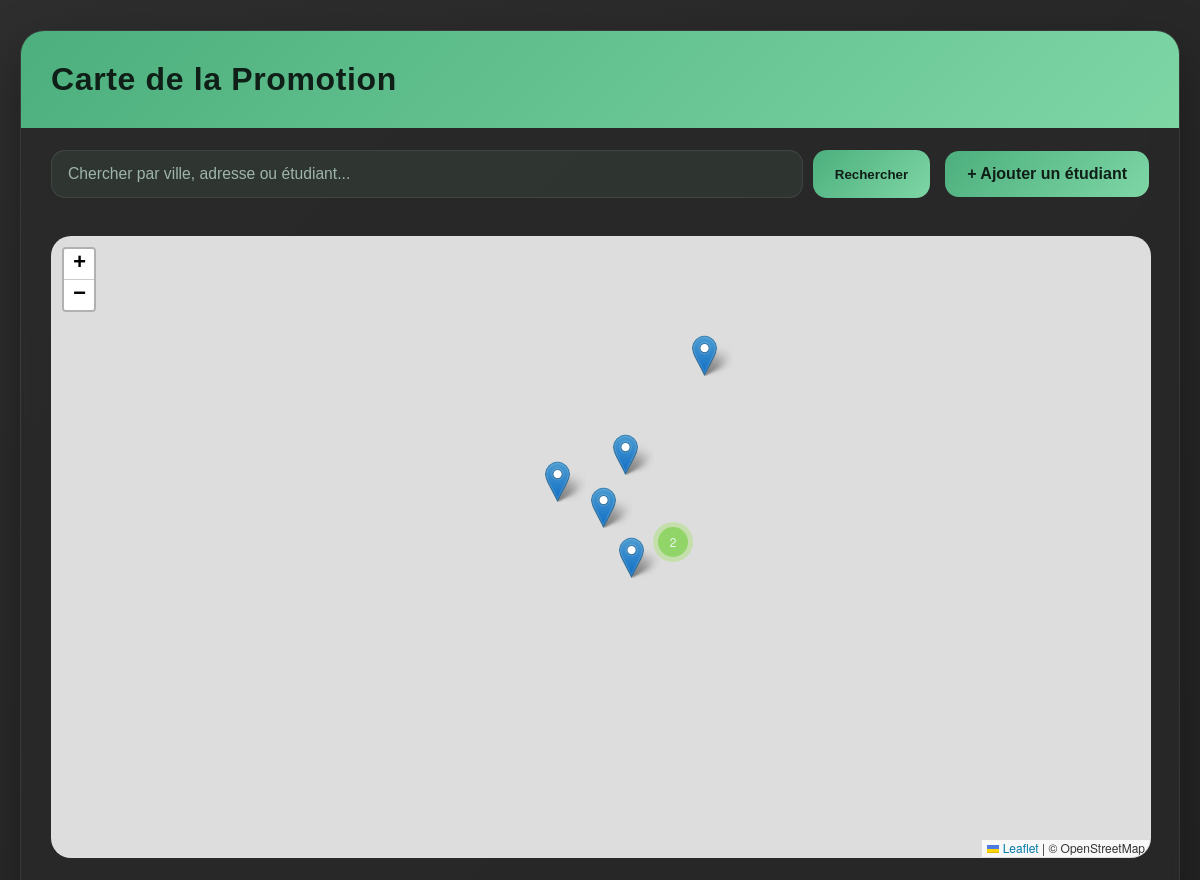
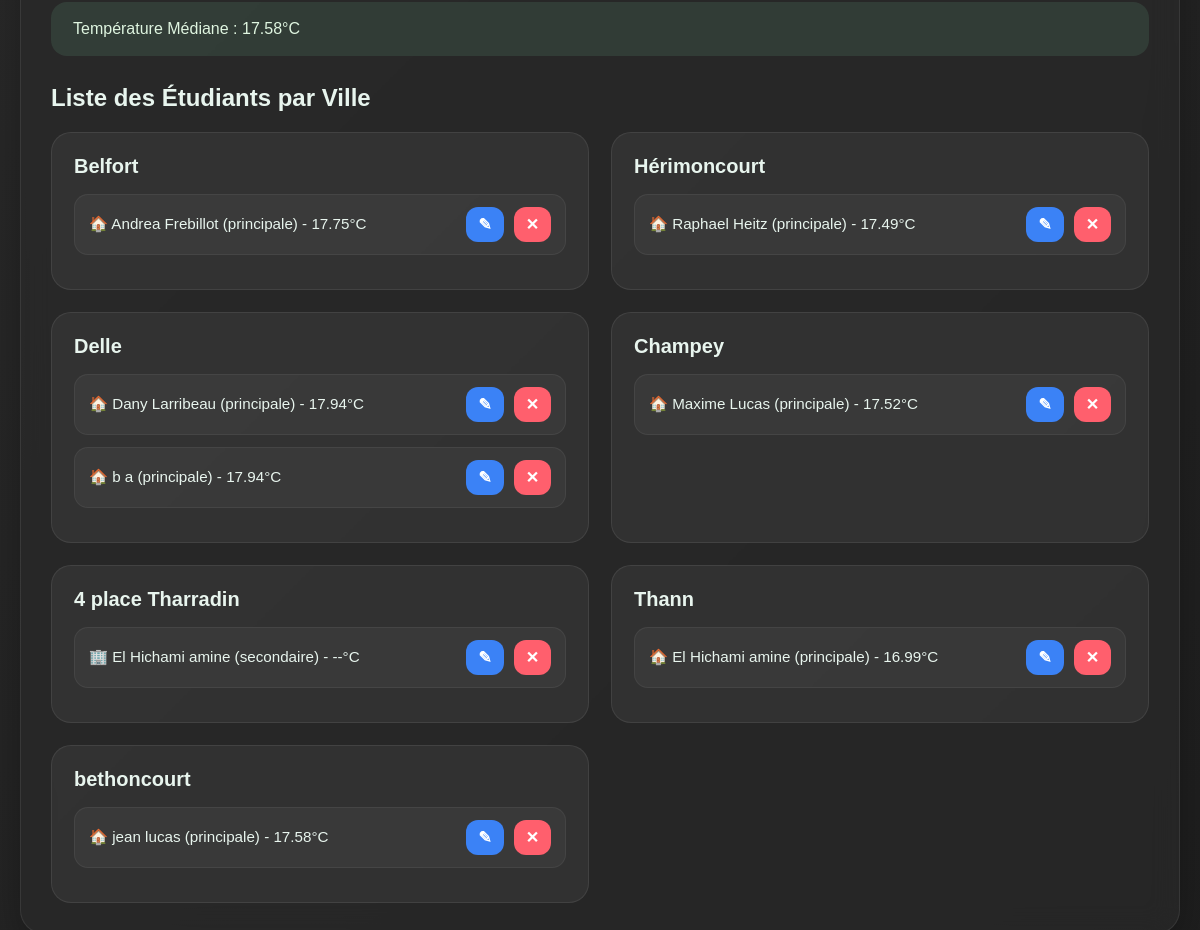
The page / on the database its author committed (2 pictures, top to bottom).
### tables this page shows
CREATE TABLE releves_meteo (
        id INTEGER PRIMARY KEY AUTOINCREMENT,
        residence_id INTEGER,
        date_releve DATETIME DEFAULT CURRENT_TIMESTAMP,
        temp REAL,
        humidite REAL,
        description TEXT,
        FOREIGN KEY (residence_id) REFERENCES residences(id)
    );

CREATE TABLE residences (
        id INTEGER PRIMARY KEY AUTOINCREMENT,
        etudiant_id INTEGER,
        ville TEXT NOT NULL,
        adresse TEXT,
        type TEXT,
        date_debut TEXT,
        date_fin TEXT,
        lat REAL,
        lon REAL,
        FOREIGN KEY (etudiant_id) REFERENCES etudiants(id)
    );

### app.py (the view)
@app.route('/')
def index():
    conn = get_db_connection()
    query = '''
        SELECT e.id as et_id, e.nom, e.prenom,
               r.id as res_id, r.ville, r.adresse, r.lat, r.lon, r.type,
               m.temp, m.description
        FROM etudiants e
        JOIN residences r ON e.id = r.etudiant_id
        LEFT JOIN releves_meteo m
          ON m.id = (
              SELECT id
              FROM releves_meteo
              WHERE residence_id = r.id
              ORDER BY date_releve DESC
              LIMIT 1
          )
        ORDER BY e.nom ASC, r.type DESC
    '''
    rows = conn.execute(query).fetchall()
    releves = []
    points_gps = []
    temps_liste = []
    grouped_addresses = {}
    grouped_cities = {}
    for row in rows:
        releves.append(row)
        if row['temp'] is not None:
            temps_liste.append(row['temp'])
        type_clean = str(row['type']).lower().strip()
        student_key = f"{row['prenom']} {row['nom']}"
        icone = "🏠" if type_clean == "principale" else "🏢"
        student_info = f"{icone} {student_key} ({type_clean}) - {row['temp'] or '--'}°C"
        city_label = row['ville'] or 'Adresse inconnue'
        if city_label not in grouped_cities:
            grouped_cities[city_label] = {
                'ville': city_label,
                'students': {}
            }
        grouped_cities[city_label]['students'][student_key] = {
            'info': student_info,
            'et_id': row['et_id'],
            'adresse': row['adresse'] or ''
        }
        if row['lat'] and row['lon']:
            adresse_propre = row['adresse'].strip() if row['adresse'] and str(row['adresse']).strip() else None
            if adresse_propre:
                key = (row['lat'], row['lon'], adresse_propre)
                address_label = adresse_propre
            else:
                key = (row['lat'], row['lon'], f"{city_label} - résidence {row['res_id']}")
                address_label = f"{city_label} (adresse inconnue #{row['res_id']})"
            popup_student = f"{icone} {student_key} ({type_clean}) - {row['temp'] or '--'}°C"
            if key not in grouped_addresses:
                grouped_addresses[key] = {
                    'lat': row['lat'],
                    'lon': row['lon'],
                    'ville': row['ville'],
                    'adresse': address_label,
                    'students': {}
                }
            grouped_addresses[key]['students'][student_key] = popup_student
    for point in grouped_addresses.values():
        student_list = sorted(point['students'].values())
        student_names = sorted(point['students'].keys())
        popup_content = (
            f"<b>{point['adresse']}</b><br><small>{point['ville']}</small><br>"
            + "<br>".join(student_list)
        )
        points_gps.append({
            'lat': point['lat'],
            'lon': point['lon'],
            'popup': popup_content,
            'city': point['ville'],
            'adresse': point['adresse'],
            'student_names': student_names,
            'search': ' '.join([str(point['ville'] or ''), str(point['adresse'] or '')] + student_names).lower()
        })
    mediane = round(statistics.median(temps_liste), 2) if temps_liste else 0
    conn.close()
    return render_template('index.html',
                           releves=releves,
                           mediane=mediane,
                           points=points_gps,
                           grouped_cities=list(grouped_cities.values()))

### app.py (called while the page is built, shortened)
def get_db_connection():
    conn = sqlite3.connect(DB_NAME)
    conn.row_factory = sqlite3.Row
    return conn

@app.before_request
def start_weather_updates():
    global weather_thread_started

### templates/index.html (shortened to what this page needs)
<!DOCTYPE html>
<html lang="fr">
<head>
    <link rel="stylesheet" href="{{ url_for('static', filename='css/leaflet.css') }}" />
    <link rel="stylesheet" href="{{ url_for('static', filename='css/MarkerCluster.css') }}" />
    <link rel="stylesheet" href="{{ url_for('static', filename='css/MarkerCluster.Default.css') }}" />
</head>
<body>
    <div class="conteneur">
        <div class="carte">
            <div class="entete-carte">
                <h1>Carte de la Promotion</h1>
            </div>
            <div class="toolbar">
                <div class="search-box">
                    <form id="searchForm" style="width:100%; display:flex; gap:10px;" onsubmit="return false;">
                        <input type="text" id="searchInput" placeholder="Chercher par ville, adresse ou étudiant...">
                        <button type="submit">Rechercher</button>
                    </form>
                </div>
                <a href="/ajouter" class="button">+ Ajouter un étudiant</a>
            </div>
            <div class="section">
                <div id="map"></div>
                <div class="alert-info">Température Médiane : {{ mediane }}°C</div>
                <h2>Liste des Étudiants par Ville</h2>
                <div class="city-grid">
                    {% for city in grouped_cities %}
                    <div class="city-card" data-city="{{ city.ville }}">
                        <h2>{{ city.ville }}</h2>
                        <div>
                            {% for student_key, student_data in city.students.items() | sort %}
                            <div class="student-item" data-student="{{ student_key }}" data-address="{{ student_data.adresse }}">
                                <span>{{ student_data.info | safe }}</span>
                                <div class="student-actions">
                                    <a href="/modifier/{{ student_data.et_id }}" class="edit">✎</a>
                                    <a href="/supprimer/{{ student_data.et_id }}" class="delete" onclick="return confirm('Confirmer la suppression ?');">✕</a>
                                </div>
                            </div>
                            {% endfor %}
                        </div>
                    </div>
                    {% endfor %}
                </div>
            </div>
        </div>
    </div>
</body>
</html>

### static/css/leaflet.css (style rules this page uses)
.leaflet-container { overflow: hidden; }
.leaflet-container.leaflet-touch-zoom { -ms-touch-action: pan-x pan-y; touch-action: pan-x pan-y; }
.leaflet-container.leaflet-touch-drag { -ms-touch-action: pinch-zoom; touch-action: none; touch-action: pinch-zoom; }
.leaflet-container.leaflet-touch-drag.leaflet-touch-zoom { -ms-touch-action: none; touch-action: none; }
.leaflet-container { -webkit-tap-highlight-color: transparent; }
.leaflet-grab { cursor: -webkit-grab; cursor: -moz-grab; cursor: grab; }
.leaflet-container { background: #ddd; outline-offset: 1px; }
.leaflet-container { font-family: "Helvetica Neue", Arial, Helvetica, sans-serif; font-size: 12px; font-size: 0.75rem; line-height: 1.5; }

### templates/index.html (style rules this page uses)
:root { --bg-gradient: linear-gradient(135deg, #2e2e2e, #1f1f1f); --card-bg: rgba(40, 40, 40, 0.75); --text-main: #e8f5ee; --text-label: #b7d4c7; --text-placeholder: #9fb5aa; --input-bg: rgba(126, 214, 165, 0.08); --border-color: rgba(255,255,255,0.08); --accent: #4caf7d; --accent-light: #7ed6a5; }
body { margin: 0; min-height: 100vh; font-family: 'Quicksand', sans-serif; background: var(--bg-gradient); color: var(--text-main); background-attachment: fixed; }
.conteneur { max-width: 1180px; margin: 30px auto; padding: 0 20px 40px; }
.carte { background: var(--card-bg); backdrop-filter: blur(14px); border-radius: 24px; border: 1px solid var(--border-color); box-shadow: 0 20px 50px rgba(0,0,0,0.35); overflow: hidden; }
.entete-carte { background: linear-gradient(135deg, var(--accent), var(--accent-light)); color: #0f1f17; padding: 30px 30px; }
.entete-carte h1 { margin: 0; font-size: 2rem; letter-spacing: 0.02em; }
.toolbar { display: flex; align-items: center; justify-content: space-between; gap: 15px; padding: 22px 30px 10px; }
.toolbar .search-box { flex: 1; display: flex; gap: 10px; }
.toolbar input { width: 100%; padding: 14px 16px; border-radius: 14px; border: 1px solid var(--border-color); background: var(--input-bg); color: var(--text-main); font-size: 0.98rem; }
.toolbar input::placeholder { color: var(--text-placeholder); }
.toolbar button, .toolbar a.button { border: none; border-radius: 14px; padding: 14px 22px; background: linear-gradient(135deg, var(--accent), var(--accent-light)); color: #0f1f17; cursor: pointer; font-weight: 700; transition: transform 0.2s ease, box-shadow 0.2s ease; text-decoration: none; display: inline-flex; align-items: center; justify-content: center; }
.section { padding: 28px 30px 30px; }
#map { width: 100%; height: 620px; border-radius: 20px; border: 1px solid rgba(255,255,255,0.08); margin-bottom: 24px; }
.alert-info { background: rgba(126, 214, 165, 0.12); border-color: rgba(126, 214, 165, 0.22); color: #dff5e0; border-radius: 16px; padding: 18px 22px; margin-bottom: 28px; }
.city-grid { display: grid; grid-template-columns: repeat(2, 1fr); gap: 22px; }
.city-card { background: rgba(255,255,255,0.05); border: 1px solid rgba(255,255,255,0.08); border-radius: 20px; padding: 22px; }
.city-card h2 { margin-top: 0; margin-bottom: 16px; font-size: 1.25rem; }
.student-item { display: flex; justify-content: space-between; align-items: center; padding: 12px 14px; margin-bottom: 12px; border-radius: 14px; background: rgba(255,255,255,0.04); border: 1px solid rgba(255,255,255,0.06); transition: background 0.2s ease; }
.student-item span { color: #e8f5ee; font-size: 0.95rem; }
.student-actions { display: flex; gap: 10px; align-items: center; }
.student-item a { border-radius: 12px; padding: 8px 12px; color: #fff; text-decoration: none; font-weight: 700; transition: transform 0.2s ease; }
.student-item a.delete { background: #ff5f6d; }
.student-item a.edit { background: #3b82f6; }

### rows shown on the page
releves_meteo: ville "Belfort", info "🏠 Andrea Frebillot (principale) - 17.75°C"
releves_meteo: ville "Hérimoncourt", info "🏠 Raphael Heitz (principale) - 17.49°C"
releves_meteo: ville "Delle", info "🏠 Dany Larribeau (principale) - 17.94°C" "🏠 b a (principale) - 17.94°C"
releves_meteo: ville "Champey", info "🏠 Maxime Lucas (principale) - 17.52°C"
residences: ville "4 place Tharradin", info "🏢 El Hichami amine (secondaire) - --°C"
releves_meteo: ville "Thann", info "🏠 El Hichami amine (principale) - 16.99°C"
releves_meteo: ville "bethoncourt", info "🏠 jean lucas (principale) - 17.58°C"

### other values the page prints
{{ mediane }} "17.58"
